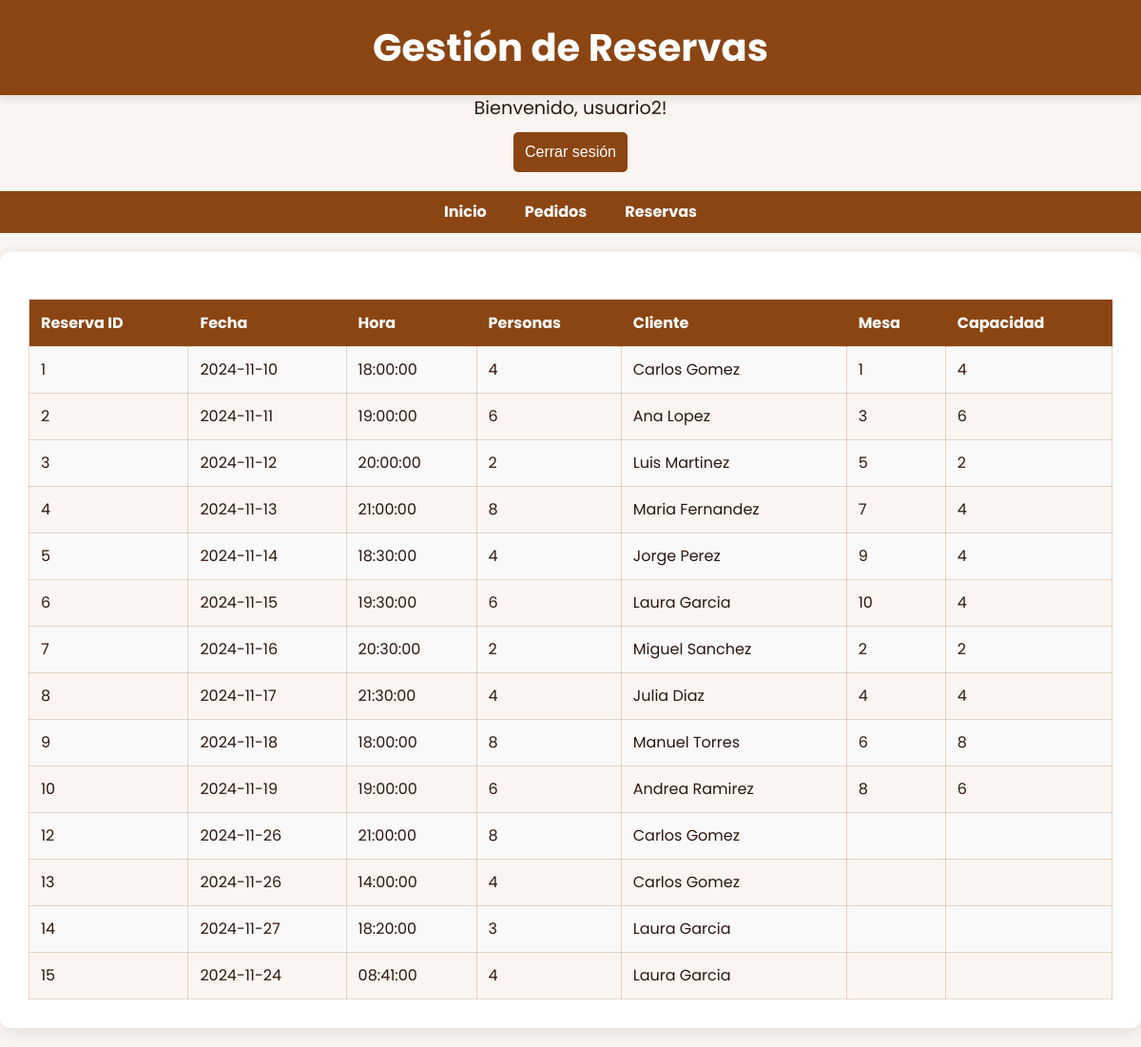
The app's page /paginaProyectoRest/empleado/reservas.php (signed in) with its own data.
### tables this page shows
CREATE TABLE `reservas` (
  `id` bigint(20) NOT NULL,
  `cliente_id` bigint(20) DEFAULT NULL,
  `mesa_id` bigint(20) DEFAULT NULL,
  `fecha` date NOT NULL,
  `hora` time NOT NULL,
  `numero_personas` int(11) NOT NULL CHECK (`numero_personas` > 0),
  `total` int(11) NOT NULL,
  `respuesta_admin` varchar(255) DEFAULT NULL,
  `eliminado` tinyint(1) DEFAULT 0,
  `motivo_eliminacion` varchar(255) DEFAULT NULL,
  `fecha_eliminacion` datetime DEFAULT NULL,
  `motivo_reestablecimiento` varchar(255) DEFAULT NULL,
  `fecha_reestablecimiento` datetime DEFAULT NULL
);

CREATE TABLE `clientes` (
  `id` bigint(20) NOT NULL,
  `usuario_id` bigint(20) DEFAULT NULL,
  `nombre` varchar(255) NOT NULL,
  `apellidos` varchar(255) NOT NULL,
  `telefono` varchar(15) DEFAULT NULL,
  `email` varchar(255) DEFAULT NULL
);

CREATE TABLE `mesas` (
  `id` bigint(20) NOT NULL,
  `numero` int(11) NOT NULL,
  `capacidad` int(11) NOT NULL CHECK (`capacidad` > 0),
  `estado` enum('disponible','ocupada','reservada') NOT NULL,
  `ubicacion` varchar(255) DEFAULT NULL,
  `estado_reservado_hasta` time DEFAULT NULL,
  `imagen` blob NOT NULL
);

### paginaProyectoRest/empleado/reservas.php (the view, shortened to what this page needs)
<?php
$nombre_empleado = $_SESSION['nombre'];
$conn = conexion();
?>
<!DOCTYPE html>
<html lang="es">
<head>
   <link rel="stylesheet" href="../css/styleE.css">
</head>
<body>
<header><h1>Gestión de Reservas</h1></header>
<div class="header-buttons">
   <div class='user-greeting text-center my-4'>
      Bienvenido, <?php echo htmlspecialchars($nombre_empleado); ?>!
   </div>
   <div class='text-center'>
      <form action="" method='POST'>
         <button type='submit' name='logout' class='btn btn-danger'>Cerrar sesión</button>
      </form>
   </div>
</div>
<nav><a href='indexE.php'>Inicio</a><a href='pedidos.php'>Pedidos</a><a href='reservas.php'>Reservas</a></nav>
<div class='container'>
   <?php
   $sql_reservas = "SELECT reservas.id AS reserva_id, reservas.fecha, reservas.hora, reservas.numero_personas,
                           clientes.nombre AS cliente_nombre, clientes.apellidos AS cliente_apellidos,
                           mesas.numero AS mesa_numero, mesas.capacidad AS mesa_capacidad
                   FROM reservas
                   LEFT JOIN clientes ON reservas.cliente_id = clientes.id
                   LEFT JOIN mesas ON reservas.mesa_id = mesas.id";
   $result_reservas = mysqli_query($conn, $sql_reservas);
   if (mysqli_num_rows($result_reservas) > 0) {
       echo "<table><tr><th>Reserva ID</th><th>Fecha</th><th>Hora</th><th>Personas</th><th>Cliente</th><th>Mesa</th><th>Capacidad</th></tr>";
       while ($row = mysqli_fetch_assoc($result_reservas)) {
           echo "<tr><td>" . htmlspecialchars($row['reserva_id']) . "</td><td>" . htmlspecialchars($row['fecha']) . "</td><td>" . htmlspecialchars($row['hora']) . "</td><td>" .
           htmlspecialchars($row['numero_personas']) . "</td><td>" .
           htmlspecialchars($row['cliente_nombre'] . " " . $row['cliente_apellidos']) .
           "</td><td>" .
           htmlspecialchars($row['mesa_numero']) .
           "</td><td>" .
           htmlspecialchars($row['mesa_capacidad']) .
           "</td></tr>";
       }
       echo "</table>";
   } else {
       echo "<p>No hay reservas disponibles.</p>";
   }
   ?>
</body></html>

### paginaProyectoRest/css/styleE.css (style rules this page uses)
:root { --primary-brown: #8b4513; --primary-hover: #c17817; --dark-brown: #2b1810; --cream-bg: #faf5f0; --input-bg: #fff; --error-color: #e74c3c; --success-green: #2d4a3e; --border-light: rgba(139, 69, 19, 0.2); }
* { margin: 0; padding: 0; box-sizing: border-box; }
body { font-family: 'Poppins', sans-serif; background-color: var(--cream-bg); color: var(--dark-brown); font-size: 16px; line-height: 1.5; }
a { text-decoration: none; }
header { background-color: var(--primary-brown); color: white; padding: 20px; text-align: center; box-shadow: 0 4px 10px rgba(0, 0, 0, 0.1); }
header h1 { font-size: 2.5rem; font-weight: bold; }
nav { display: flex; justify-content: center; background-color: var(--primary-brown); padding: 10px; }
nav a { color: white; margin: 0 20px; text-decoration: none; font-weight: bold; transition: background-color 0.3s, transform 0.3s; }
.container { max-width: 1200px; margin: 20px auto; padding: 30px; background-color: white; border-radius: 10px; box-shadow: 0 4px 20px rgba(0, 0, 0, 0.1); }
.header-buttons { text-align: center; }
.header-buttons .user-greeting { font-size: 1.2rem; }
.header-buttons form { display: inline-block; margin-top: 10px; }
form { display: flex; flex-direction: column; }
form select, form input, form button { padding: 12px; margin-bottom: 20px; border-radius: 5px; border: 1px solid var(--border-light); transition: border-color 0.3s ease-in-out; }
form button { background-color: var(--primary-brown); color: white; font-size: 1rem; border-radius: 5px; cursor: pointer; transition: background-color 0.3s, transform 0.3s ease-in-out; padding-top: 12px; padding-bottom: 12px; border: none; }
table { width: 100%; border-collapse: collapse; margin-top: 20px; }
table th, table td { padding: 12px; border: 1px solid var(--border-light); text-align: left; }
table th { background-color: var(--primary-brown); color: white; }
table td { background-color: var(--cream-bg); }
table tr:nth-child(even) td { background-color: #f9f9f9; }
.container, table { animation: fadeIn 1s ease-out; }

### records on screen
reservas: id "1", fecha "2024-11-10", hora "18:00:00", numero_personas "4", cliente.apellidos "Carlos Gomez", mesa.numero "1", mesa.capacidad "4"
reservas: id "2", fecha "2024-11-11", hora "19:00:00", numero_personas "6", cliente.apellidos "Ana Lopez", mesa.numero "3", mesa.capacidad "6"
reservas: id "3", fecha "2024-11-12", hora "20:00:00", numero_personas "2", cliente.apellidos "Luis Martinez", mesa.numero "5", mesa.capacidad "2"
reservas: id "4", fecha "2024-11-13", hora "21:00:00", numero_personas "8", cliente.apellidos "Maria Fernandez", mesa.numero "7", mesa.capacidad "4"
reservas: id "5", fecha "2024-11-14", hora "18:30:00", numero_personas "4", cliente.apellidos "Jorge Perez", mesa.numero "9", mesa.capacidad "4"
reservas: id "6", fecha "2024-11-15", hora "19:30:00", numero_personas "6", cliente.apellidos "Laura Garcia", mesa.numero "10", mesa.capacidad "4"
reservas: id "7", fecha "2024-11-16", hora "20:30:00", numero_personas "2", cliente.apellidos "Miguel Sanchez", mesa.numero "2", mesa.capacidad "2"
reservas: id "8", fecha "2024-11-17", hora "21:30:00", numero_personas "4", cliente.apellidos "Julia Diaz", mesa.numero "4", mesa.capacidad "4"
reservas: id "9", fecha "2024-11-18", hora "18:00:00", numero_personas "8", cliente.apellidos "Manuel Torres", mesa.numero "6", mesa.capacidad "8"
reservas: id "10", fecha "2024-11-19", hora "19:00:00", numero_personas "6", cliente.apellidos "Andrea Ramirez", mesa.numero "8", mesa.capacidad "6"
reservas: id "12", fecha "2024-11-26", hora "21:00:00", numero_personas "8", cliente.apellidos "Carlos Gomez"
reservas: id "13", fecha "2024-11-26", hora "14:00:00", numero_personas "4", cliente.apellidos "Carlos Gomez"
reservas: id "14", fecha "2024-11-27", hora "18:20:00", numero_personas "3", cliente.apellidos "Laura Garcia"
reservas: id "15", fecha "2024-11-24", hora "08:41:00", numero_personas "4", cliente.apellidos "Laura Garcia"

### other values on screen
$nombre_empleado "usuario2"
